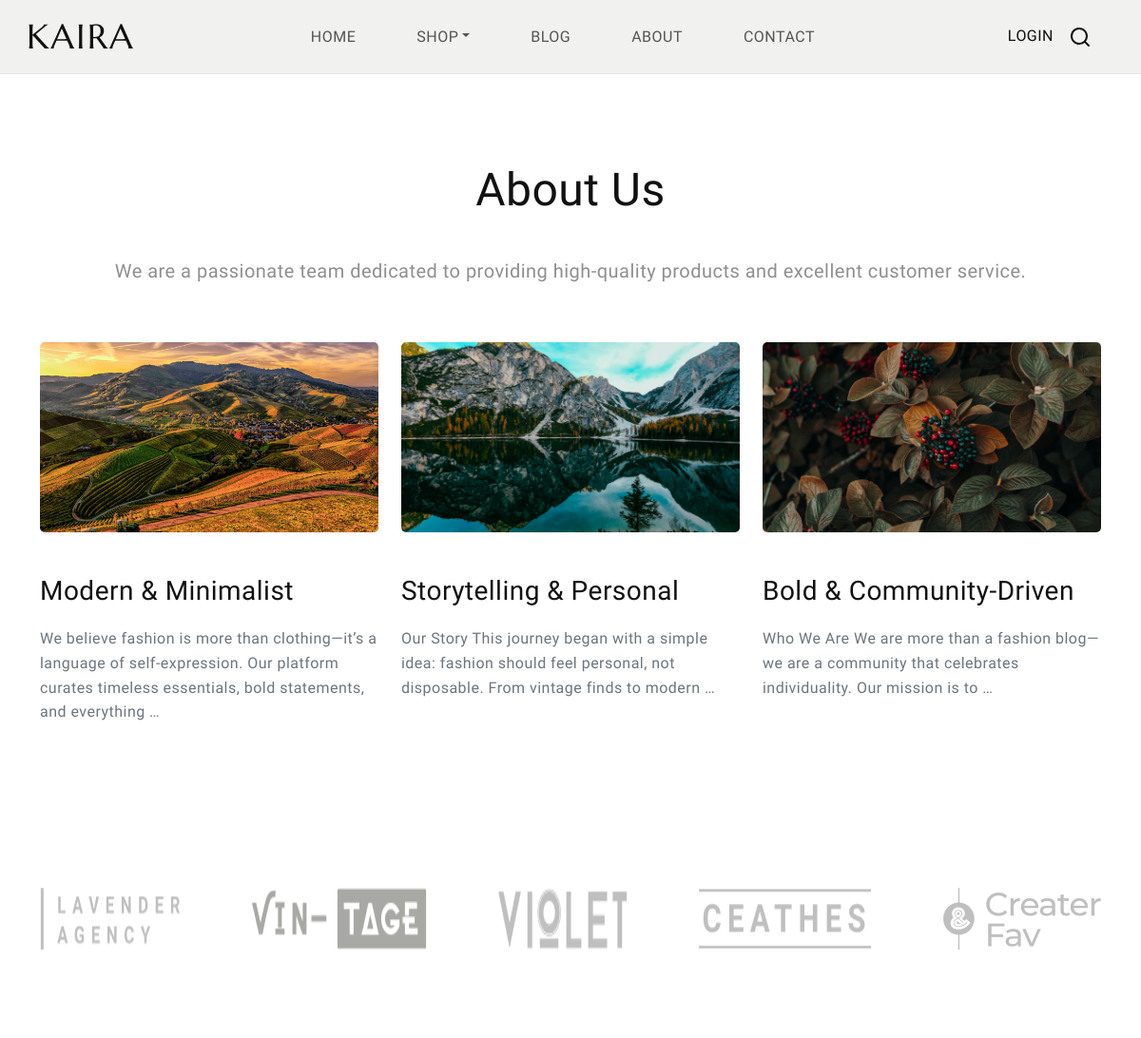
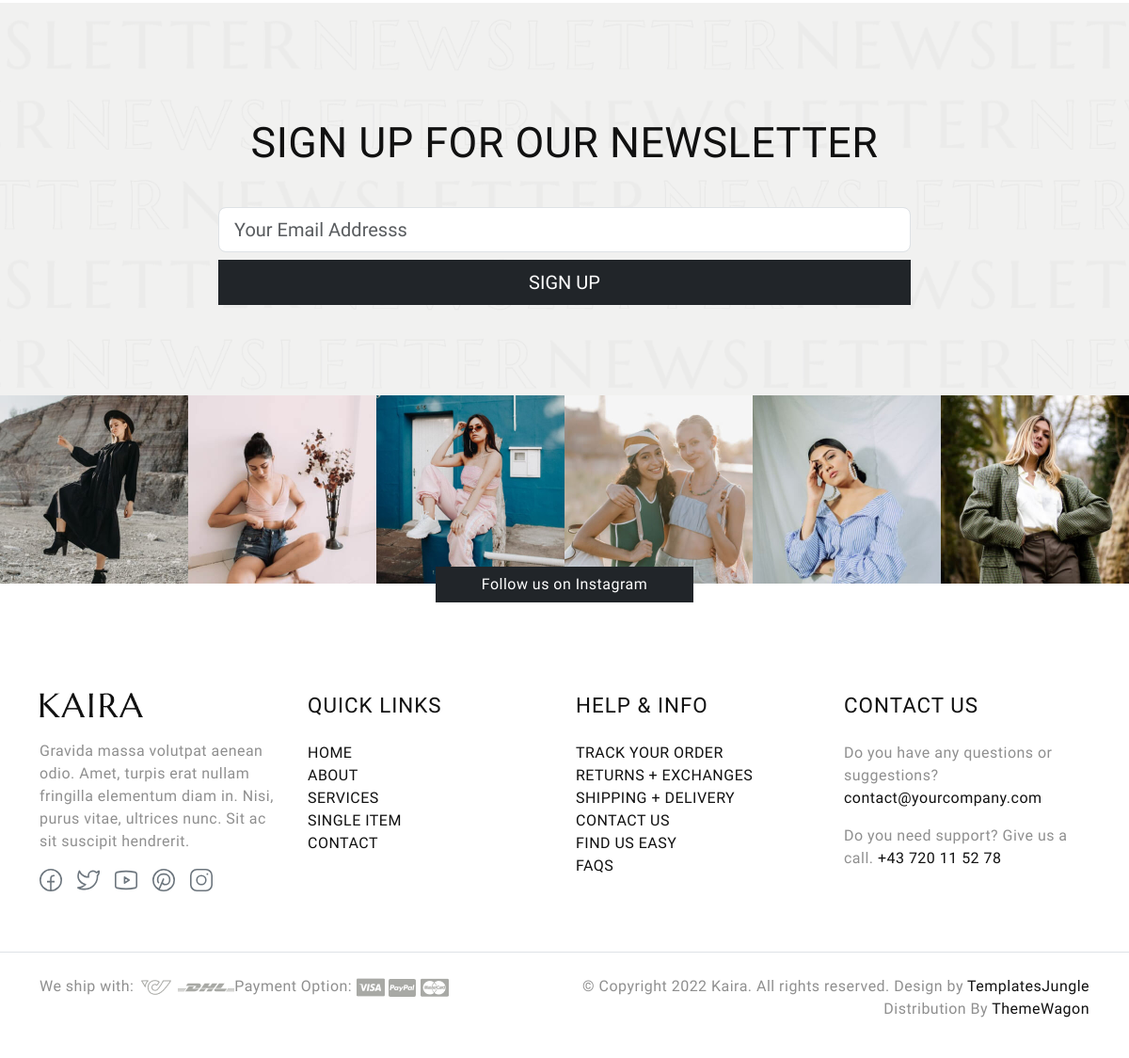
The page /about/ on the database its author committed (2 pictures, top to bottom).
### myapp/models.py (models this page shows, shortened)
class AboutDetail(models.Model):
    title = models.CharField(max_length=200)
    image = models.ImageField(upload_to='about_details/')
    content = models.TextField()
    slug = models.SlugField(unique=True)

### myapp/views.py (the view)
# urls.py: path("about/", AboutView.as_view(), name="about"),
class AboutView(TemplateView):
    template_name = 'about.html'
    def get_context_data(self, **kwargs):
        context = super().get_context_data(**kwargs)
        context['about_details'] = AboutDetail.objects.all()
        return context

### myapp/context_processors.py (called while the page is built)
def categories(request):
    return {
        'categories': Category.objects.all()
    }

def cart_and_wishlist_counts(request):
    if request.user.is_authenticated:
        cart_count = Cart.objects.filter(user=request.user).count()
        wishlist_count = Wishlist.objects.filter(user=request.user).count()
    else:
        cart_count = 0
        wishlist_count = 0
    return {
        'cart_count': cart_count,
        'wishlist_count': wishlist_count,
    }

### template/about.html (shortened to what this page needs)
{% extends 'base.html' %}
{% load static %}
{% block content %}
<section class="about-section">
    <div class="container">
        <h1>About Us</h1>
        <p class="lead">We are a passionate team dedicated to providing high-quality products and excellent customer service.</p>
        <div class="row">
            {% for detail in about_details %}
            <div class="col-md-4 about-column">
                <a href="{% url 'about_detail' detail.slug %}">
                    <img src="{{ detail.image.url }}" alt="{{ detail.title }}">
                    <h3>{{ detail.title }}</h3>
                </a>
                <p>{{ detail.content|truncatewords:20 }}</p>
            </div>
            {% endfor %}
        </div>
    </div>
</section>
{% endblock %}

### static/style.css (style rules this page uses)
body { --heading-font: "Marcellus", sans-serif !important; --heading-font-weight: 400; --heading-color: #111; --heading-line-height: 1.24; --swiper-theme-color: #8C907E; --bs-body-font-family: "Marcellus", sans-serif !important; --bs-body-font-weight: 400; --bs-body-line-height: 1.5; --bs-body-color: #8f8f8f; --bs-body-color-rgb: 143, 143, 143; --bs-primary: #8C907E; --bs-secondary: #6c757d; --bs-black: #111; --bs-light: #F1F1F0; --bs-dark: #212529; --bs-gray: #9aa1a7; --bs-gray-dark: #51565b; --bs-primary-rgb: 140, 144, 126; --bs-secondary-rgb: 108, 117, 125; --bs-black-rgb: 17, 17, 17; --bs-light-rgb: 241, 241, 240; --bs-dark-rgb: 33, 37, 41; --bs-link-color: #111; --bs-link-color-rgb: 17, 17, 17; --bs-link-decoration: underline; --bs-link-hover-color: #111; --bs-link-hover-color-rgb: 17, 17, 17; }
body { letter-spacing: 0.03rem; }
h1, .h1, h2, .h2, h3, .h3, h4, .h4, h5, .h5, h6, .h6 { font-family: var(--heading-font); font-weight: var(--heading-font-weight); color: var(--heading-color); line-height: var(--heading-line-height); }
h1, h2, h3 { margin: 25px 0; }
h1, .h1 { font-size: 4.5rem; }
h3, .h3 { font-size: 2.8rem; }
a { text-decoration: none; }

### template/about.html (style rules this page uses)
.about-section { padding: 60px 0; }
.about-section h1 { font-size: 3rem; font-weight: 300; text-align: center; margin-bottom: 40px; }
.about-section .lead { font-size: 1.25rem; font-weight: 300; text-align: center; margin-bottom: 60px; }
.about-column img { width: 100%; height: 200px; object-fit: cover; margin-bottom: 20px; border-radius: 5px; }
.about-column h3 { font-size: 1.75rem; font-weight: 400; margin-bottom: 20px; }
.about-column p { font-size: 1rem; line-height: 1.6; color: #6c757d; }

### rows shown on the page
AboutDetail: image (picture), title "Modern & Minimalist", content "We believe fashion is more than clothing—it’s a language of self-expression. Our platform curates timeless essentials, bold statements, and everything …"
AboutDetail: image (picture), title "Storytelling & Personal", content "Our Story This journey began with a simple idea: fashion should feel personal, not disposable. From vintage finds to modern …"
AboutDetail: image (picture), title "Bold & Community-Driven", content "Who We Are We are more than a fashion blog—we are a community that celebrates individuality. Our mission is to …"
